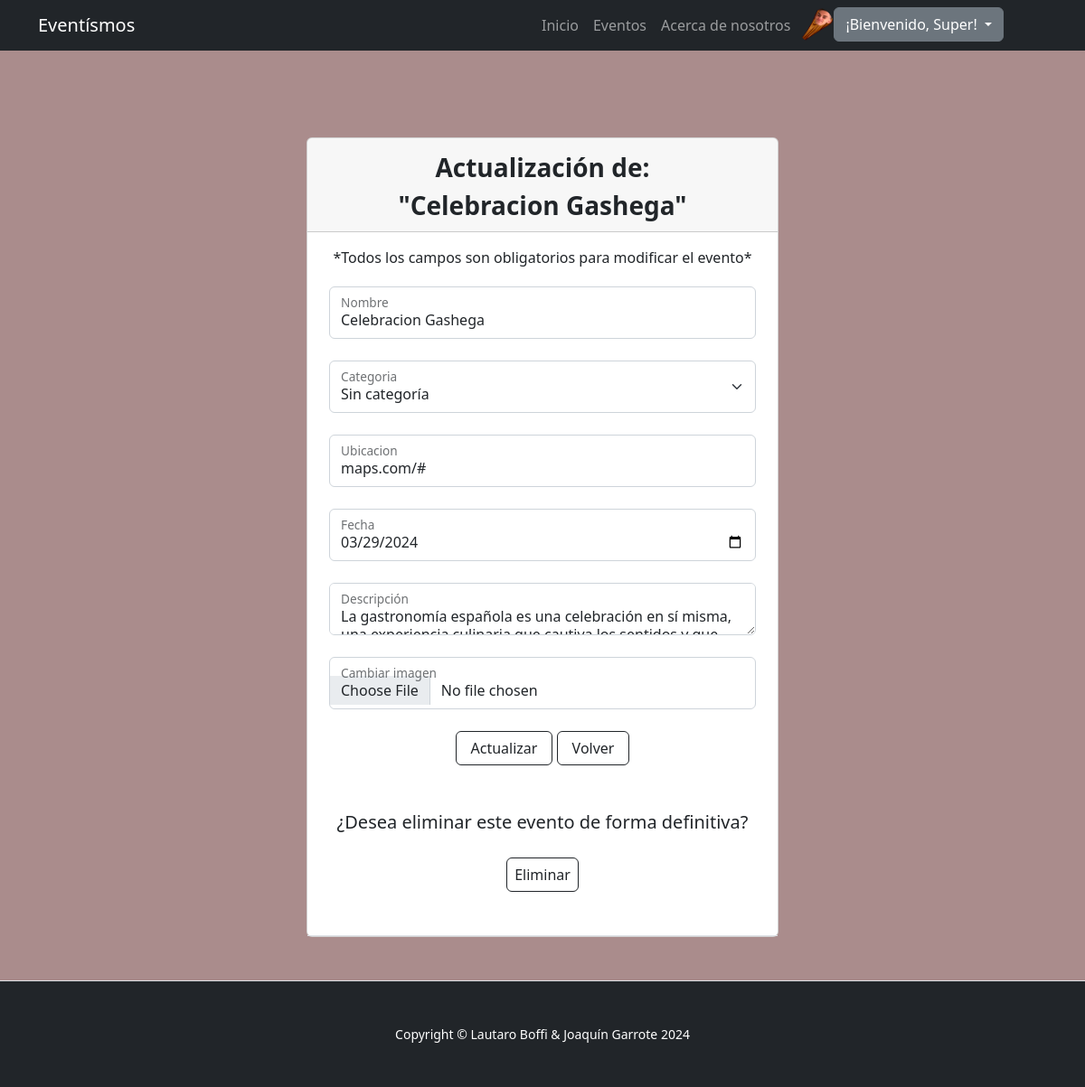
/appentrega/evento_editar/1/ (signed in), run on an earlier commit of the app's database.
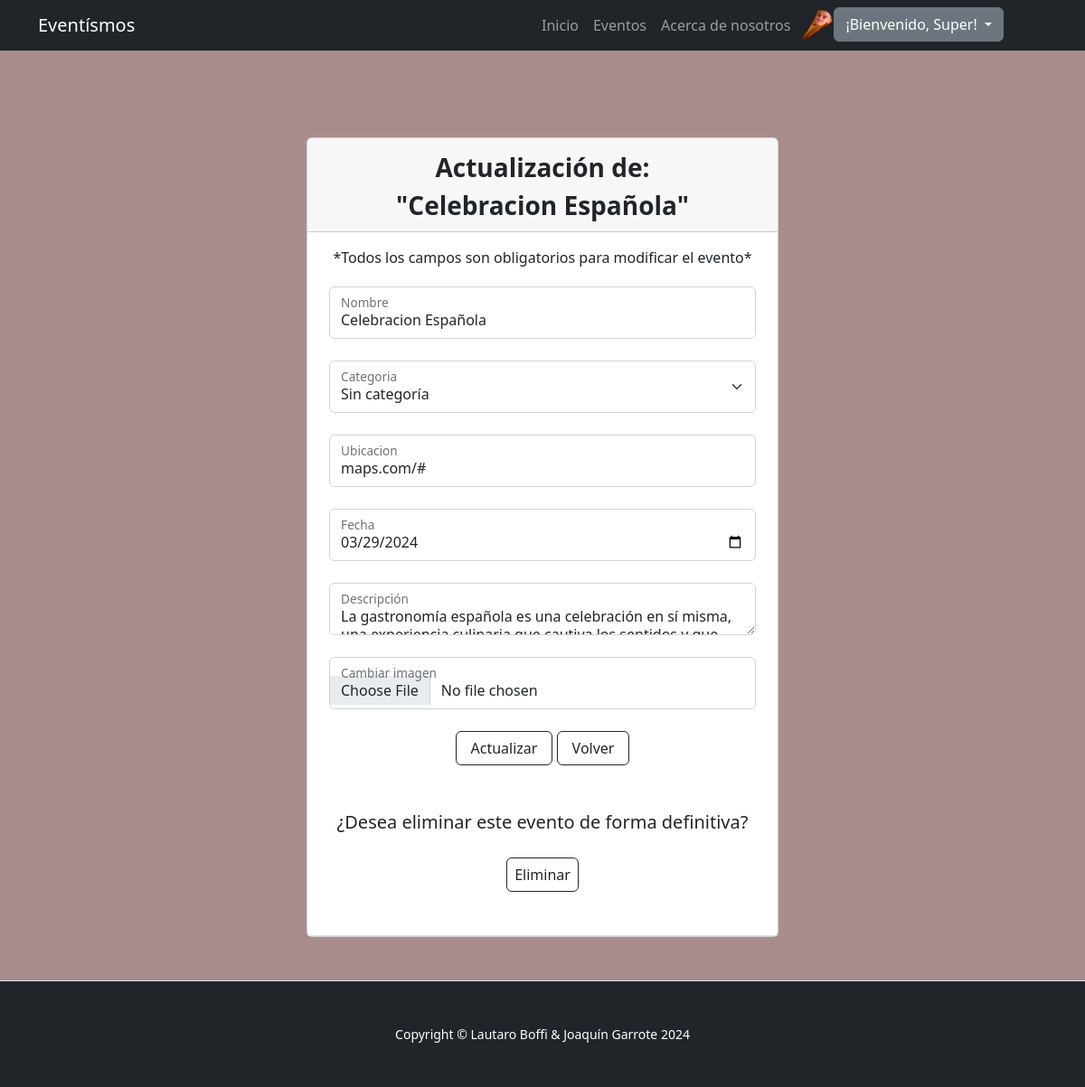
And on a later commit of the database.
### appentrega/models.py (models this page shows, shortened)
class Evento(models.Model):
    nombre = models.CharField(max_length=40)
    categoria = models.CharField(max_length=40)
    ubicacion = models.CharField(max_length=40)
    fecha = models.CharField(max_length=40)
    descripcion = models.CharField(max_length=10000)
    imagen = models.ImageField(upload_to='event_images/', null=True, blank=True)

### appentrega/views.py (the view)
# urls.py: path('evento_editar/<int:pk>/', views.EventoUpdateView.as_view(), name="EditarEvento"),
class EventoUpdateView(LoginRequiredMixin, UpdateView):
    model = Evento
    success_url = reverse_lazy("ListaEvento")
    fields = ["nombre", "categoria", "ubicacion", "fecha", "descripcion", "imagen"]
    template_name = "appentrega/evento/evento_editar.html"

### appentrega/templates/appentrega/evento/evento_editar.html (shortened to what this page needs)
{% extends 'appentrega/base.html' %}
{% load static %}
{% block form %}
<section class="py-5 border-bottom">
    <div class="container px-5 px-lg-6 mt-5">
        <div class="row gx-10 gx-lg-0 row-cols-5 row-cols-md-3 row-cols-xl-2 justify-content-center">
            <div class="card mb-0">
                <div class="card-header">
                    <div class="text-center my-1">
                        <h3 class="fw-bolder mb-1 mt-2">Actualización de:</h3>
                        <h3 class="fw-bolder mb-1 mt-2">"{{ evento.nombre }}"</h3>
                    </div>
                </div>
                    <div class="text-center my-0 mt-3">
                        <p style="font-size: medium;">*Todos los campos son obligatorios para modificar el evento*</p>
                    </div>
                <section class="py-0 border-bottom">
                    <div class="container px-0 px-lg-4 mb-3 mt-0">
                        <div class="text-center my-1">
                            <form method="POST" enctype="multipart/form-data">
                                <div class="form-floating mb-4">
                                    <input type="text" class="form-control" id="nombre" name="nombre" placeholder="Walter White" value="{{ evento.nombre }}">
                                    <label for="nombre">Nombre</label>
                                </div>
                                <div class="form-floating mb-4">
                                    <select class="form-select" id="categoria" name="categoria" placeholder="Elija una opción">
                                        <option value="SinCategoria">Sin categoría</option>
                                    </select>
                                    <label for="categoria">Categoria</label>
                                </div>
                                <div class="form-floating mb-4">
                                    <input type="text" class="form-control" id="ubicacion" name="ubicacion" placeholder="308 de Negra Arroyo Lane"  value="{{ evento.ubicacion }}">
                                    <label for="ubicacion">Ubicacion</label>
                                </div>
                                <div class="form-floating mb-4">
                                    <input type="date" class="form-control" id="fecha" name="fecha" placeholder="7 de Septiembre, 2008"  value="{{ evento.fecha }}">
                                    <label for="fecha">Fecha</label>
                                </div>
                                <div class="form-floating mb-4">
                                    <textarea type="text" class="form-control" id="descripcion" name="descripcion" placeholder="Una fiesta de cumpleaños...">{{ evento.descripcion }}</textarea>
                                    <label for="descripcion">Descripción</label>
                                </div>
                                <div class="form-floating mb-4">
                                    <input type="file" class="form-control" id="imagen" name="imagen">
                                    <label for="imagen">Cambiar imagen</label>
                                </div>
                                <input type="submit" value="Actualizar" class="btn btn-outline-dark px-3">
                                <a href="{% url 'ListaEvento' %}" class="btn btn-outline-dark px-3">Volver</a>
                                <div class="text-center my-5">
                                    <p class="fs-5 mb-4">¿Desea eliminar este evento de forma definitiva?</p>
                                    <a href="{% url 'EliminarEvento' evento.id %}" class="btn btn-outline-dark px-2">Eliminar</a>
                                </div>
                            </form>
                        </div>
                    </div>
                </section>
            </div>
        </div>
    </div>
</section>
{% endblock form %}

What changed in the data, as far as the page shows it:
changed Evento "maps.com/#": nombre "Celebracion Gashega" → "Celebracion Española"
